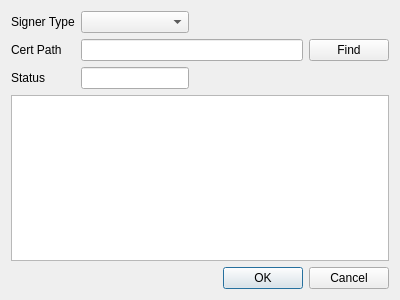
<?xml version="1.0" encoding="UTF-8"?>
<ui version="4.0">
 <class>SignerDlg</class>
 <widget class="QDialog" name="SignerDlg">
  <property name="geometry">
   <rect>
    <x>0</x>
    <y>0</y>
    <width>400</width>
    <height>300</height>
   </rect>
  </property>
  <property name="windowTitle">
   <string>Signer</string>
  </property>
  <layout class="QGridLayout" name="gridLayout">
   <item row="0" column="2">
    <spacer name="horizontalSpacer">
     <property name="orientation">
      <enum>Qt::Horizontal</enum>
     </property>
     <property name="sizeHint" stdset="0">
      <size>
       <width>40</width>
       <height>20</height>
      </size>
     </property>
    </spacer>
   </item>
   <item row="2" column="1">
    <widget class="QLineEdit" name="mStatusText"/>
   </item>
   <item row="1" column="0">
    <widget class="QLabel" name="label_2">
     <property name="text">
      <string>Cert Path</string>
     </property>
    </widget>
   </item>
   <item row="0" column="1">
    <widget class="QComboBox" name="mTypeCombo"/>
   </item>
   <item row="2" column="0">
    <widget class="QLabel" name="label_3">
     <property name="text">
      <string>Status</string>
     </property>
    </widget>
   </item>
   <item row="0" column="0">
    <widget class="QLabel" name="label">
     <property name="text">
      <string>Signer Type</string>
     </property>
    </widget>
   </item>
   <item row="1" column="3">
    <widget class="QPushButton" name="mFindCertBtn">
     <property name="text">
      <string>Find</string>
     </property>
    </widget>
   </item>
   <item row="3" column="0" colspan="4">
    <widget class="QPlainTextEdit" name="mDescText"/>
   </item>
   <item row="4" column="2" colspan="2">
    <widget class="QDialogButtonBox" name="buttonBox">
     <property name="orientation">
      <enum>Qt::Horizontal</enum>
     </property>
     <property name="standardButtons">
      <set>QDialogButtonBox::Cancel|QDialogButtonBox::Ok</set>
     </property>
    </widget>
   </item>
   <item row="1" column="1" colspan="2">
    <widget class="QLineEdit" name="mCertPathText"/>
   </item>
  </layout>
 </widget>
 <tabstops>
  <tabstop>mTypeCombo</tabstop>
  <tabstop>mCertPathText</tabstop>
  <tabstop>mFindCertBtn</tabstop>
  <tabstop>mStatusText</tabstop>
  <tabstop>mDescText</tabstop>
 </tabstops>
 <resources/>
 <connections>
  <connection>
   <sender>buttonBox</sender>
   <signal>accepted()</signal>
   <receiver>SignerDlg</receiver>
   <slot>accept()</slot>
   <hints>
    <hint type="sourcelabel">
     <x>248</x>
     <y>254</y>
    </hint>
    <hint type="destinationlabel">
     <x>157</x>
     <y>274</y>
    </hint>
   </hints>
  </connection>
  <connection>
   <sender>buttonBox</sender>
   <signal>rejected()</signal>
   <receiver>SignerDlg</receiver>
   <slot>reject()</slot>
   <hints>
    <hint type="sourcelabel">
     <x>316</x>
     <y>260</y>
    </hint>
    <hint type="destinationlabel">
     <x>286</x>
     <y>274</y>
    </hint>
   </hints>
  </connection>
 </connections>
</ui>
